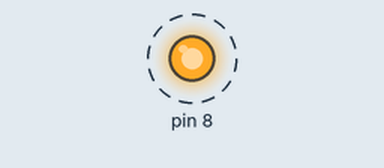
This sketch was run on a simulated Arduino Uno, built with avr-gcc and run on an emulated ATmega328P. Shown: output pins drawn as LEDs (lit = HIGH). Dashed ring = blinking. What the sketch prints to the serial monitor is not drawn.

Above: at 0.1 s.
Timing chart, 0 to 3.0 s (numbered marks = the images above):
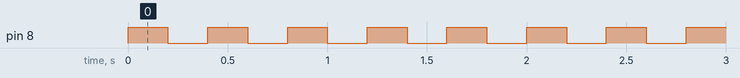

Measured:
- by itself, pin 8: alternates HIGH for 0.20 s and LOW for 0.20 s

The sketch:

parpadeo8.ino
```cpp
// Prototipo 1: el pin 8 prende y apaga cada 0,2 segundos.
// Sirve para comprobar que el LED solo parpadea si está cableado al pin que usa el programa.
void setup() {
  pinMode(8, OUTPUT);
  Serial.begin(9600);
  Serial.println("Parpadeo en el pin 8");
}

void loop() {
  digitalWrite(8, HIGH);
  delay(200);
  digitalWrite(8, LOW);
  delay(200);
}
```
